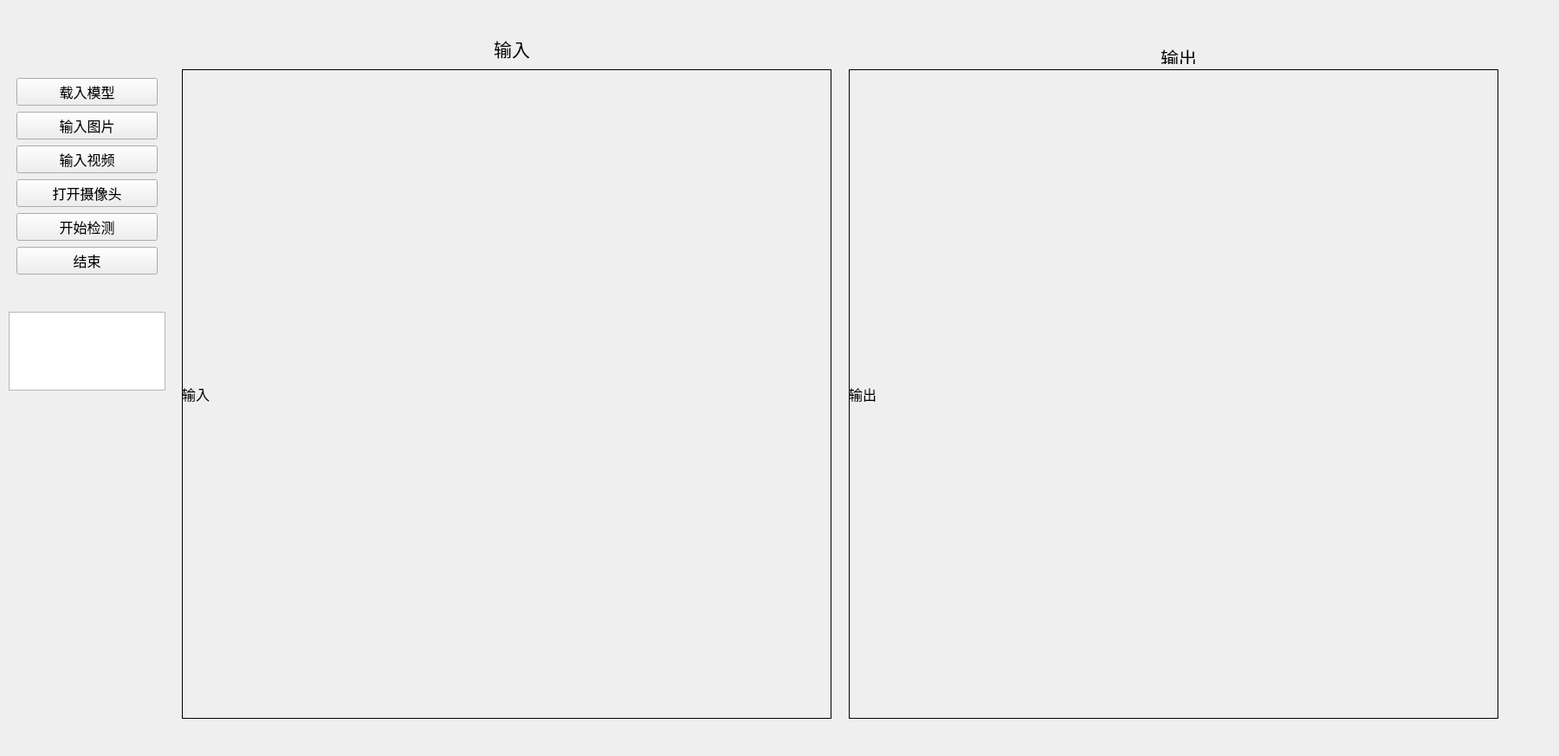
<?xml version="1.0" encoding="UTF-8"?>
<ui version="4.0">
 <author>deoncn</author>
 <class>MainWindow</class>
 <widget class="QMainWindow" name="MainWindow">
  <property name="windowModality">
   <enum>Qt::WindowModal</enum>
  </property>
  <property name="geometry">
   <rect>
    <x>0</x>
    <y>0</y>
    <width>1800</width>
    <height>873</height>
   </rect>
  </property>
  <property name="font">
   <font>
    <family>微软雅黑</family>
    <pointsize>12</pointsize>
    <weight>50</weight>
    <bold>false</bold>
   </font>
  </property>
  <property name="windowTitle">
   <string>检测系统</string>
  </property>
  <property name="windowIcon">
   <iconset>
    <normaloff>../ui_img/masico.ico</normaloff>../ui_img/masico.ico</iconset>
  </property>
  <property name="iconSize">
   <size>
    <width>32</width>
    <height>32</height>
   </size>
  </property>
  <property name="toolButtonStyle">
   <enum>Qt::ToolButtonIconOnly</enum>
  </property>
  <property name="animated">
   <bool>true</bool>
  </property>
  <property name="documentMode">
   <bool>false</bool>
  </property>
  <property name="tabShape">
   <enum>QTabWidget::Rounded</enum>
  </property>
  <property name="unifiedTitleAndToolBarOnMac">
   <bool>false</bool>
  </property>
  <widget class="QWidget" name="centralwidget">
   <property name="font">
    <font>
     <family>微软雅黑</family>
     <pointsize>12</pointsize>
     <weight>50</weight>
     <bold>false</bold>
     <kerning>true</kerning>
    </font>
   </property>
   <widget class="QTextBrowser" name="message_box">
    <property name="geometry">
     <rect>
      <x>10</x>
      <y>360</y>
      <width>181</width>
      <height>91</height>
     </rect>
    </property>
   </widget>
   <widget class="QLabel" name="label_5">
    <property name="geometry">
     <rect>
      <x>980</x>
      <y>80</y>
      <width>750</width>
      <height>750</height>
     </rect>
    </property>
    <property name="styleSheet">
     <string notr="true">border-width: 1px;
border-style: solid;
border-color: black;</string>
    </property>
    <property name="text">
     <string/>
    </property>
   </widget>
   <widget class="QLabel" name="label_11">
    <property name="geometry">
     <rect>
      <x>210</x>
      <y>80</y>
      <width>750</width>
      <height>750</height>
     </rect>
    </property>
    <property name="sizePolicy">
     <sizepolicy hsizetype="Minimum" vsizetype="Minimum">
      <horstretch>0</horstretch>
      <verstretch>0</verstretch>
     </sizepolicy>
    </property>
    <property name="accessibleName">
     <string/>
    </property>
    <property name="styleSheet">
     <string notr="true">border-width: 1px;
border-style: solid;
border-color: black;

</string>
    </property>
    <property name="text">
     <string/>
    </property>
   </widget>
   <widget class="QLabel" name="label_10">
    <property name="enabled">
     <bool>true</bool>
    </property>
    <property name="geometry">
     <rect>
      <x>570</x>
      <y>40</y>
      <width>42</width>
      <height>28</height>
     </rect>
    </property>
    <property name="font">
     <font>
      <family>微软雅黑</family>
      <pointsize>9</pointsize>
      <weight>50</weight>
      <italic>false</italic>
      <bold>false</bold>
      <kerning>true</kerning>
     </font>
    </property>
    <property name="text">
     <string>&lt;html&gt;&lt;head/&gt;&lt;body&gt;&lt;p&gt;&lt;span style=&quot; font-size:16pt;&quot;&gt;输入&lt;/span&gt;&lt;/p&gt;&lt;/body&gt;&lt;/html&gt;</string>
    </property>
    <property name="alignment">
     <set>Qt::AlignCenter</set>
    </property>
   </widget>
   <widget class="QLabel" name="label">
    <property name="geometry">
     <rect>
      <x>1340</x>
      <y>50</y>
      <width>42</width>
      <height>24</height>
     </rect>
    </property>
    <property name="text">
     <string>&lt;html&gt;&lt;head/&gt;&lt;body&gt;&lt;p&gt;&lt;span style=&quot; font-size:16pt;&quot;&gt;输出&lt;/span&gt;&lt;/p&gt;&lt;/body&gt;&lt;/html&gt;</string>
    </property>
   </widget>
   <widget class="QWidget" name="layoutWidget">
    <property name="geometry">
     <rect>
      <x>10</x>
      <y>80</y>
      <width>181</width>
      <height>253</height>
     </rect>
    </property>
    <layout class="QGridLayout" name="gridLayout">
     <item row="0" column="0">
      <widget class="QPushButton" name="Button_load_model">
       <property name="text">
        <string>载入模型</string>
       </property>
      </widget>
     </item>
     <item row="5" column="0">
      <widget class="QPushButton" name="Button_stop">
       <property name="text">
        <string>结束</string>
       </property>
      </widget>
     </item>
     <item row="2" column="0">
      <widget class="QPushButton" name="Button_open_vid">
       <property name="text">
        <string>输入视频</string>
       </property>
      </widget>
     </item>
     <item row="1" column="0">
      <widget class="QPushButton" name="Button_open_img">
       <property name="text">
        <string>输入图片</string>
       </property>
      </widget>
     </item>
     <item row="4" column="0">
      <widget class="QPushButton" name="Button_detect">
       <property name="text">
        <string>开始检测</string>
       </property>
      </widget>
     </item>
     <item row="3" column="0">
      <widget class="QPushButton" name="Button_open_cam">
       <property name="text">
        <string>打开摄像头</string>
       </property>
      </widget>
     </item>
    </layout>
   </widget>
   <widget class="QLabel" name="image_label">
    <property name="geometry">
     <rect>
      <x>210</x>
      <y>80</y>
      <width>750</width>
      <height>750</height>
     </rect>
    </property>
    <property name="text">
     <string>输入</string>
    </property>
   </widget>
   <widget class="QLabel" name="image_label2">
    <property name="geometry">
     <rect>
      <x>980</x>
      <y>80</y>
      <width>750</width>
      <height>750</height>
     </rect>
    </property>
    <property name="text">
     <string>输出</string>
    </property>
   </widget>
  </widget>
  <action name="actionHELP">
   <property name="text">
    <string>HELP.</string>
   </property>
  </action>
  <action name="action">
   <property name="checkable">
    <bool>false</bool>
   </property>
   <property name="enabled">
    <bool>true</bool>
   </property>
   <property name="text">
    <string>退出</string>
   </property>
   <property name="font">
    <font>
     <pointsize>12</pointsize>
     <weight>50</weight>
     <italic>false</italic>
     <bold>false</bold>
     <stylestrategy>PreferAntialias</stylestrategy>
     <kerning>true</kerning>
    </font>
   </property>
  </action>
 </widget>
 <layoutdefault spacing="6" margin="9"/>
 <resources/>
 <connections/>
</ui>
